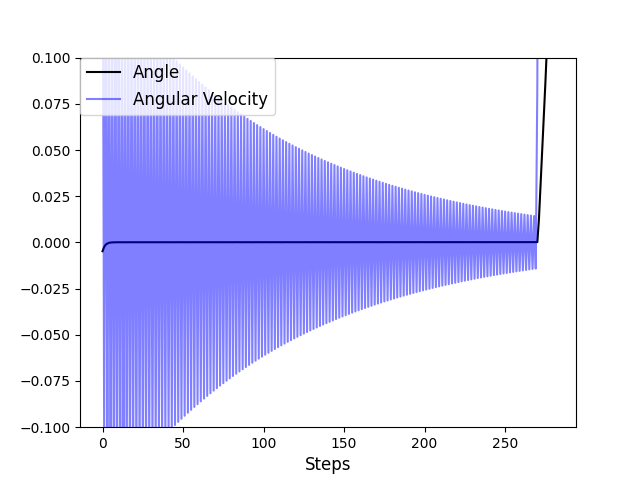

Source code (Python):
from tensorforce import Agent, Environment
import matplotlib.pyplot as plt
import numpy as np
import math
import pickle
from tqdm import tqdm
import gym



kp=30
ki=0.001
kd=2.26


angle_record=[]
velocity_record=[]
actions_record=[]
environment = gym.make('InvertedPendulum-v2')

print('testing PID controller')
episode_reward=0
states = environment.reset()
terminal=False
integral=0
while not terminal:
    environment.render()
    integral+=states[1]
    actions = kp*states[1]+ki*integral+kd*states[3]
    states, reward, terminal,info = environment.step(actions)
    angle_record.append(states[1])
    velocity_record.append(states[3])
    actions_record.append(actions)
    episode_reward+=reward
print(episode_reward)


length=len(angle_record)
x=range(length)
plt.plot(x,angle_record,label='Angle',color='black')
plt.plot(x,velocity_record,label='Angular Velocity',color='blue',alpha=0.5)
plt.xlabel('Steps', fontsize='large')
plt.legend(loc='upper left',ncol=1, borderaxespad=0,prop={'size': 12})
plt.ylim(-0.1,0.1)
plt.savefig('PID.png')
#plt.close()
#plt.plot(x,actions_record,label='actions',color='magenta')
#plt.show()